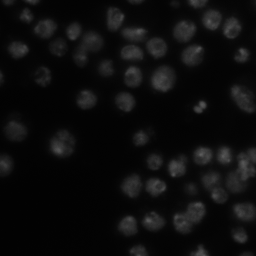
#> input picture data/BBBC038/0bf4b1.tif, 256 x 256 px
$ python -i my_module.py   (imports and definitions only)
#> lines starting #> are read from the running program, lines starting #| are printed output that depends on the picture; after the words box and inside, x2 and y2 are one past the last pixel; in counts of white or black regions, pixels touching at a corner belong together
#> in analyse_average_total_intensity, image is the input picture: shape (256, 256); min 1, max 92, mean 12.8
from skimage.io import imread
from skimage.morphology import white_tophat, disk
from skimage.filters import gaussian, threshold_otsu
from skimage.measure import label, regionprops_table
import pandas as pd
import numpy as np

# reusable functions
def preprocess_image(image, background_subtraction_radius, particle_radius):
    """Apply background removal and denoising"""
#> called with background_subtraction_radius = 15, particle_radius = 5
    footprint = disk(background_subtraction_radius)
    background_subtracted = white_tophat(image, footprint=footprint)
    denoised = gaussian(background_subtracted, sigma=particle_radius)
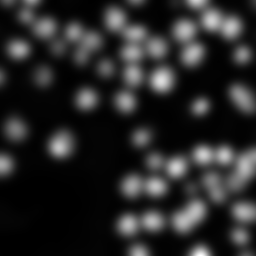
#> denoised: shape (256, 256) float64; min 0.000132, max 0.186, mean 0.0302; drawn with min black and max white
    return denoised

def segment_image(image):
    """Apply thresholding and connected component analysis"""
    binary = image > threshold_otsu(image)
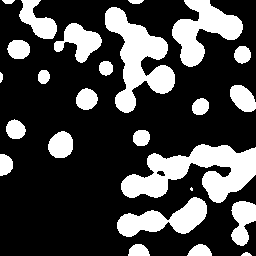
#> binary: shape (256, 256) bool; 27.2% white; 25 white regions (1 under 20 px), largest, box (x1, y1, x2, y2) and area: (121, 144, 256, 203) 4112, (105, 7, 175, 113) 3290, (172, 0, 243, 67) 2273
    labels = label(binary)
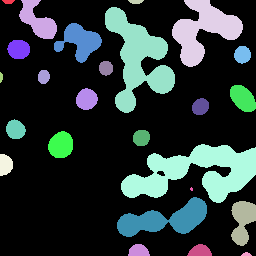
#> labels: shape (256, 256) int32; 26 distinct labels, from 0 to 25; one colour per label, 0 black
    return labels

def extract_features(image, labels, requested_measurements):
    """Measure specified properties"""
    regionprops = regionprops_table(image, labels, properties=requested_measurements)
#> regionprops = 2 items
    table = pd.DataFrame(regionprops)
#> table = table of 88 rows and 2 columns
    return table

def analyse_average_total_intensity(filename, background_subtraction_radius = 15, particle_radius = 5):
    """Load an image, segment objects and measure their mean total intensity."""
    # load data
    image = imread(filename)

    denoised = preprocess_image(image, background_subtraction_radius, particle_radius)
    labels = segment_image(denoised)

    requested_measurements = ["area", "mean_intensity"]
    table = extract_features(image, labels, requested_measurements)
#> table = table of 88 rows and 2 columns

    # descriptive statistics
    mean_total_intensity = np.mean(table["area"] * table["mean_intensity"])
#> mean_total_intensity = 2446

    return mean_total_intensity

>>> result = analyse_average_total_intensity('../../data/BBBC038/0bf4b1.tif')
#> result = 2446
